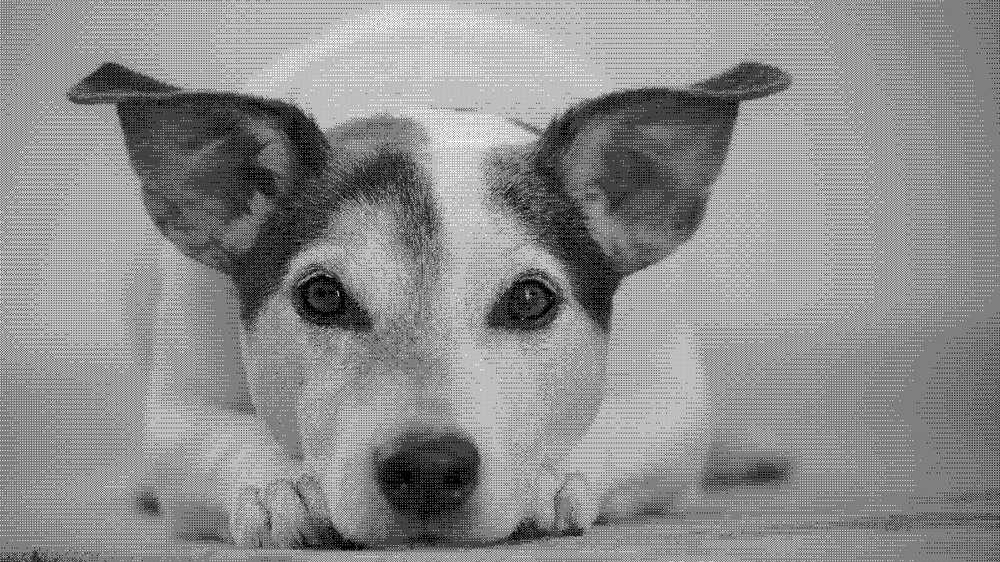
#> input picture DITHERED IMAGE(Window Size = 16).jpg, 1000 x 562 px, shrunk from 1600 x 900 before the run
$ python Main.py
#> lines starting #> are read from the running program, lines starting #| are printed output that depends on the picture
#> the answer given: DITHERED IMAGE(Window Size = 16).jpg
#> further down, image is the input picture: shape (562, 1000, 3); min 0, max 255, mean 141
# This is Pillow library which is used in many parts of the code
from PIL import Image
# This library is used for fetching the arrays of images
import numpy as np
# This library is used for reading the image file
import matplotlib.image as mpimg


# This function converts RGB input image to grayscale format
def rgb_to_gray(img):
    R = np.array(img[:, :, 0])
    G = np.array(img[:, :, 1])
    B = np.array(img[:, :, 2])
    R = (R * 0.299)
    G = (G * 0.587)
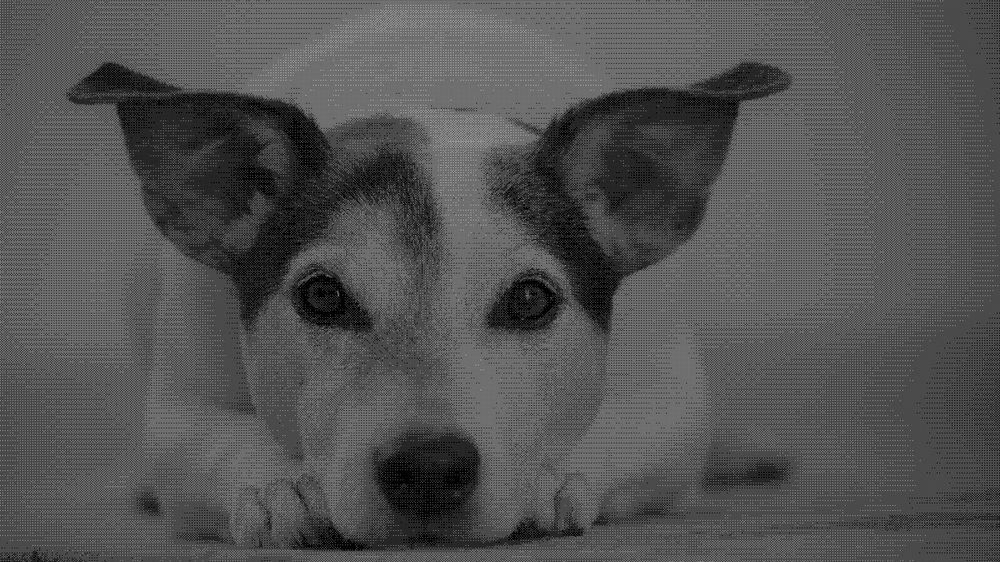
#> G: shape (562, 1000) float64; min 0, max 149.7, mean 82.7
    B = (B * 0.114)
    Avg = (R + G + B)
    grayImage = img

    for i in range(3):
        grayImage[:, :, i] = Avg

    return grayImage


# This function generates dither matrix according to the user input windows size
def dither_matrix_generator(input_window_size):

    if input_window_size == 2:
        return [[0, 2], [3, 1]]
    previous_level_dither_matrix = dither_matrix_generator(input_window_size / 2)
    output_matrix = []
    i = 0
    while i < input_window_size / 2:
        row = []
        row_in_previous_level_dither_matrix = i % 4
        for j in previous_level_dither_matrix[row_in_previous_level_dither_matrix]:
            row.append(j * 4)
        for j in previous_level_dither_matrix[row_in_previous_level_dither_matrix]:
            row.append(j * 4 + 2)
        output_matrix.append(row)
        i += 1
    i = input_window_size / 2
    while i < input_window_size:
        row = []
        row_in_previous_level_dither_matrix = int(i % 4)
        for j in previous_level_dither_matrix[int(row_in_previous_level_dither_matrix % (input_window_size / 2))]:
            row.append(j * 4 + 3)
        for j in previous_level_dither_matrix[int(row_in_previous_level_dither_matrix % (input_window_size / 2))]:
            row.append(j * 4 + 1)
        output_matrix.append(row)
        i += 1

    return output_matrix


# This function generates the final dithered image
def dither_function(input_grayscale_image_location):
#> called with input_grayscale_image_location = 'Grayscale_Input_Image.png'
    window_size = int(input("Enter the size of sliding window (for example if it is n * n just enter n and n should be a power of 2): "))
#> the answer given: 100
    dither_matrix = dither_matrix_generator(window_size)
    L_variable = 256 / (pow(window_size, 2) + 1)
    grayscale_image = Image.open(input_grayscale_image_location)
    new_grayscale_image = grayscale_image.copy()
    grayscale_image_new_pixels = new_grayscale_image.load()
    width, height = grayscale_image.size
    i = 0
    while i < width:
        j = 0
        while j < height:
            grayscale_image_new_pixels[i, j] = (int(grayscale_image_new_pixels[i, j][0] / L_variable), int(grayscale_image_new_pixels[i, j][0] / L_variable), int(grayscale_image_new_pixels[i, j][0] / L_variable))
            j += 1
        i += 1

    i = 0
    while i < width:
        j = 0
        while j < height:
            row_index = i % window_size
            column_index = j % window_size
            if dither_matrix[row_index][column_index] >= grayscale_image_new_pixels[i, j][0]:
                grayscale_image_new_pixels[i, j] = (0, 0, 0)
            else:
                grayscale_image_new_pixels[i, j] = (255, 255, 255)
            j += 1
        i += 1

    new_grayscale_image.save('DITHERED IMAGE' + "(Window Size = " + str(window_size) + ")" + '.jpg')
    print("Dithered image saved as (DITHERED IMAGE) in the project folder")


# Main part of the code starts here
input_image_location = input("Enter the location of the input image(example: Images/Test4.jpg): ")
image = mpimg.imread(input_image_location)
image = image.copy()
gray_image = rgb_to_gray(image)
grayscale_output = Image.fromarray(gray_image)
grayscale_output.save('Grayscale_Input_Image.png')
#> (the run stopped early here; a loop or call above may not have finished)

$ run again, on DITHERED IMAGE(Window Size = 32).jpg
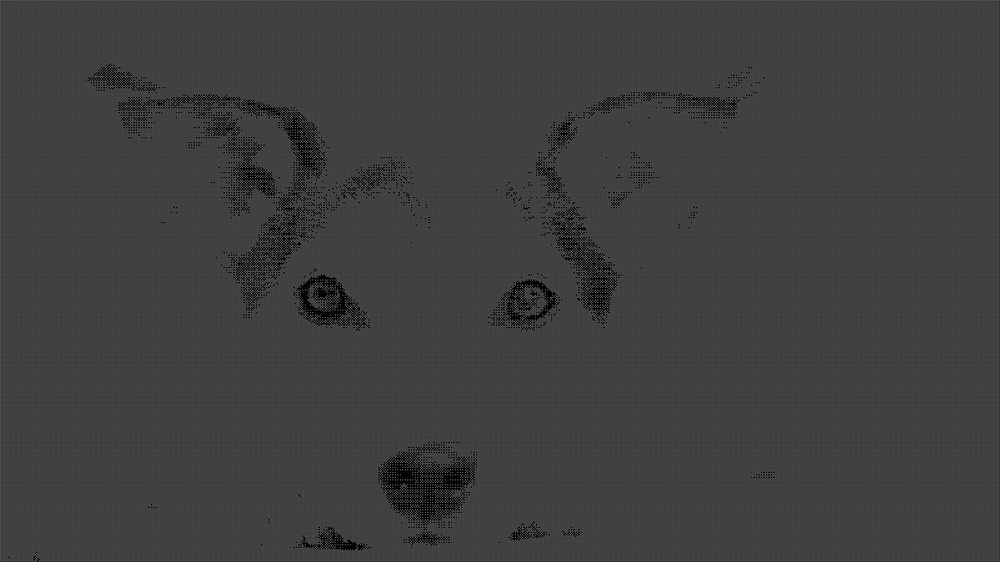
#> input picture DITHERED IMAGE(Window Size = 32).jpg, 1000 x 562 px, shrunk from 1600 x 900 before the run
#> image is the input picture: shape (562, 1000, 3); min 0, max 116, mean 63.2
#> in rgb_to_gray, `R = (R * 0.299)`:
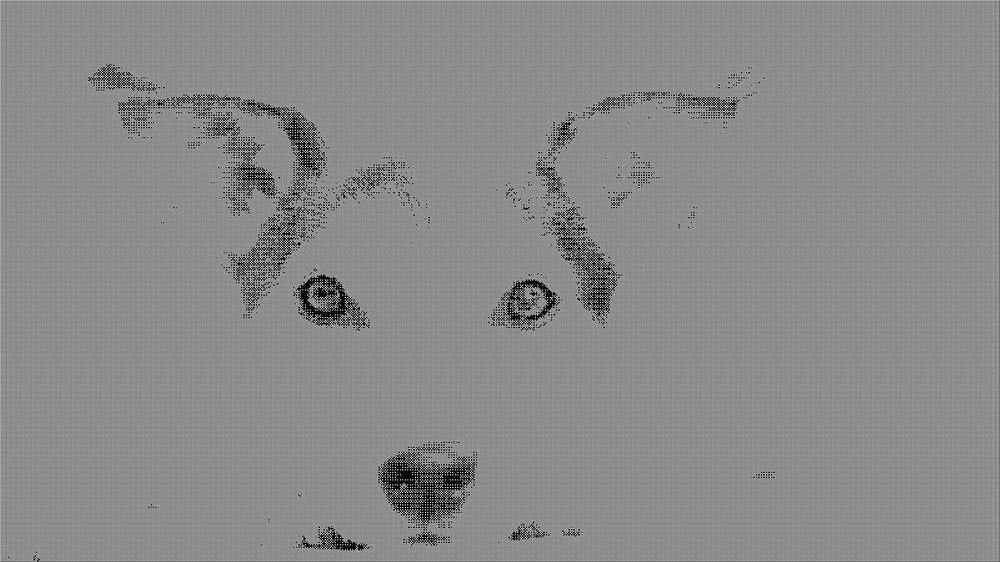
#> R: shape (562, 1000) float64; min 0, max 34.68, mean 18.9; drawn with min black and max white

$ run again, on DITHERED IMAGE(Window Size = 64).jpg
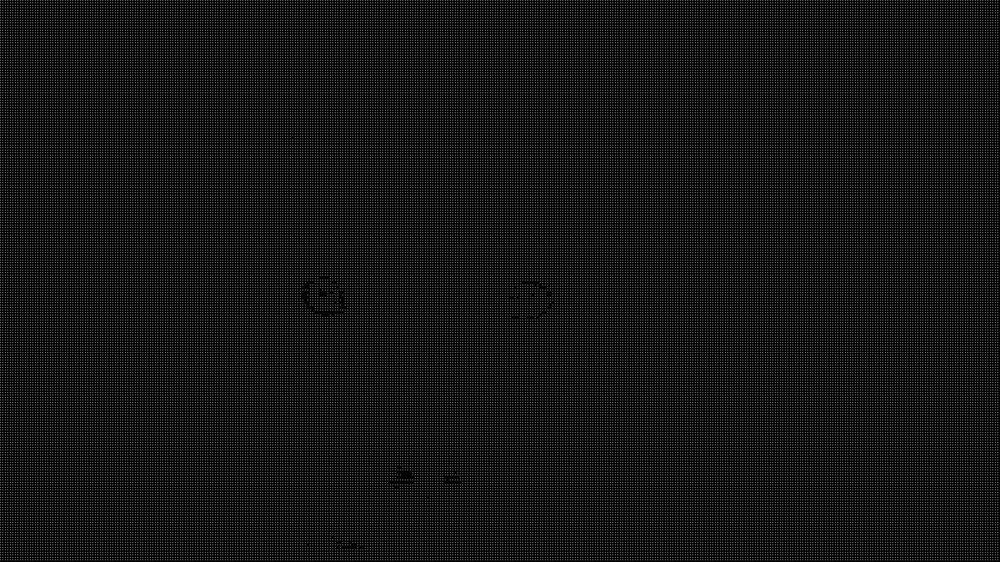
#> input picture DITHERED IMAGE(Window Size = 64).jpg, 1000 x 562 px, shrunk from 1600 x 900 before the run
#> image is the input picture: shape (562, 1000, 3); min 0, max 110, mean 22.4
#> in rgb_to_gray, `R = (R * 0.299)`:
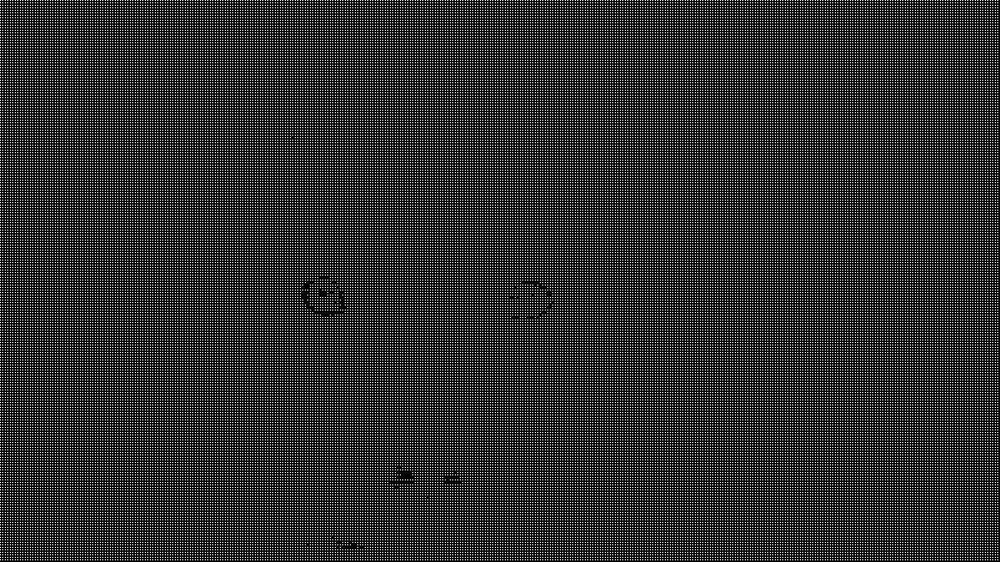
#> R: shape (562, 1000) float64; min 0, max 32.89, mean 6.7; drawn with min black and max white
